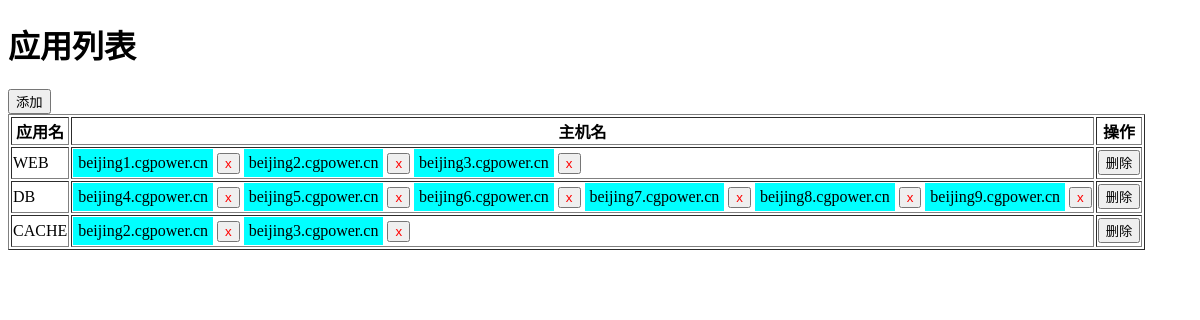
Page /app on the committed database.
### cmdb/models.py (models this page shows)
class Application(models.Model):
	name = models.CharField(max_length=32,db_index=True)
	r = models.ManyToManyField('Host')

class Host(models.Model):
	hostname = models.CharField(max_length=32,db_index=True)
	ip = models.GenericIPAddressField(db_index=True)
	port = models.IntegerField()
	b = models.ForeignKey(to='Business',to_field='id')

### cmdb/views.py (the view)
# urls.py: url(r'^app$', views.app),
def app(request):
	if request.method ==  "GET":
		app_list = models.Application.objects.all()
		host_list = models.Host.objects.all()
		return render(request,'app.html',{'app_list':app_list,'host_list':host_list,})
	elif request.method == 'POST':
		app_name = request.POST.get('app_name')
		host_list = request.POST.getlist('host_list')
		obj = models.Application.objects.create(name=app_name)
		obj.r.add(*host_list)
		return redirect('/app')

### templates/app.html (shortened to what this page needs)
<!DOCTYPE html>
<html lang="en">
<head>
</head>
<body>
    <h1>应用列表</h1>
    <div>
        <input id='add_app' type="button" value="添加"/>
    </div>
    <table border="1">
        <thead>
            <tr>
                <th>应用名</th>
                <th>主机名</th>
                <th>操作</th>
            </tr>
        </thead>
        <tbody>
            {% for app in app_list %}
                <tr>
                    <td app_id="{{ app.id }}">{{ app.name }}</td>
                    <td>
                    {% for host in app.r.all %}
                        <span host_id="{{ host.id }}" class="host_status">{{ host.hostname }}</span>
                        <input class="delete_app_host" type="button" value="x" />
                    {% endfor %}
                    </td>
                    <td>
                        <input class="delete_app" type="button" value="删除"/>
                    </td>
                </tr>
            {% endfor %}
        </tbody>
    </table>
</body>
</html>

### templates/app.html (style rules this page uses)
.delete_app_host { color: red; }
.host_status { background-color: aqua; padding: 5px; display: inline-block; }

### rows in the picture
Application: name "WEB"
Host: hostname "beijing1.cgpower.cn"
Host: hostname "beijing2.cgpower.cn"
Host: hostname "beijing3.cgpower.cn"
Application: name "DB"
Host: hostname "beijing4.cgpower.cn"
Host: hostname "beijing5.cgpower.cn"
Host: hostname "beijing6.cgpower.cn"
Host: hostname "beijing7.cgpower.cn"
Host: hostname "beijing8.cgpower.cn"
Host: hostname "beijing9.cgpower.cn"
Application: name "CACHE"
